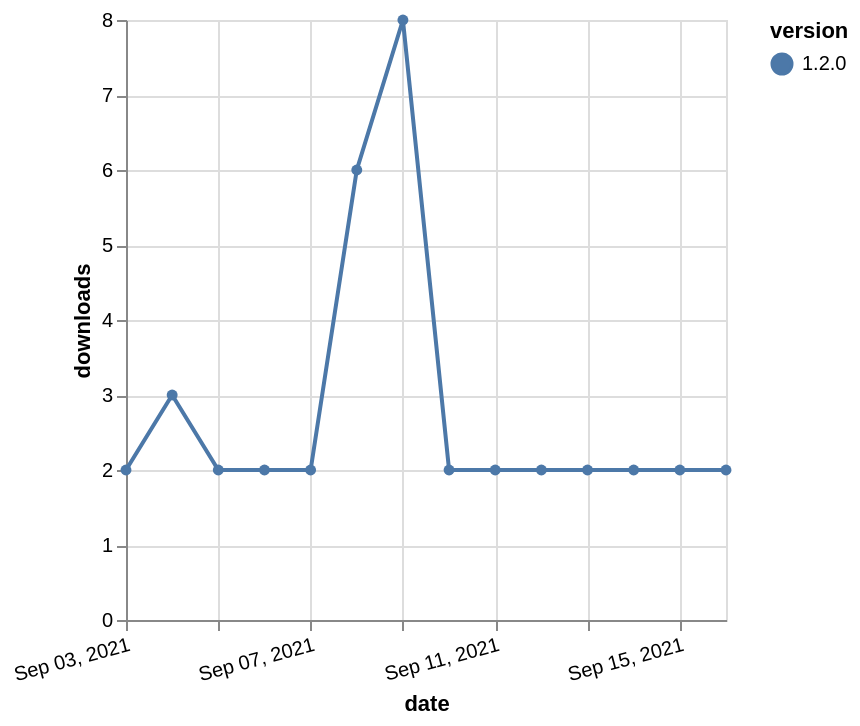

Source (Vega-Lite JSON):
### Vega-Lite specification from a JSON file in a GitHub repository (floating-point values rounded to 4 significant figures)
{"$schema": "https://vega.github.io/schema/vega-lite/v5.json", "description": "A simple bar chart with embedded data.", "data": {"values": [{"date": "2021-09-03", "total": 711, "delta": 2, "version": "1.2.0"}, {"date": "2021-09-04", "total": 714, "delta": 3, "version": "1.2.0"}, {"date": "2021-09-05", "total": 716, "delta": 2, "version": "1.2.0"}, {"date": "2021-09-06", "total": 718, "delta": 2, "version": "1.2.0"}, {"date": "2021-09-07", "total": 720, "delta": 2, "version": "1.2.0"}, {"date": "2021-09-08", "total": 726, "delta": 6, "version": "1.2.0"}, {"date": "2021-09-09", "total": 734, "delta": 8, "version": "1.2.0"}, {"date": "2021-09-10", "total": 736, "delta": 2, "version": "1.2.0"}, {"date": "2021-09-11", "total": 738, "delta": 2, "version": "1.2.0"}, {"date": "2021-09-12", "total": 740, "delta": 2, "version": "1.2.0"}, {"date": "2021-09-13", "total": 742, "delta": 2, "version": "1.2.0"}, {"date": "2021-09-14", "total": 744, "delta": 2, "version": "1.2.0"}, {"date": "2021-09-15", "total": 746, "delta": 2, "version": "1.2.0"}, {"date": "2021-09-16", "total": 748, "delta": 2, "version": "1.2.0"}]}, "width": "container", "mark": {"type": "line", "point": {"filled": true}}, "encoding": {"x": {"field": "date", "type": "temporal", "timeUnit": "yearmonthdate", "title": "date", "axis": {"labelAngle": -15}}, "y": {"field": "delta", "type": "quantitative", "title": "downloads"}, "color": {"field": "version", "type": "nominal"}, "tooltip": {"field": "delta"}}}
